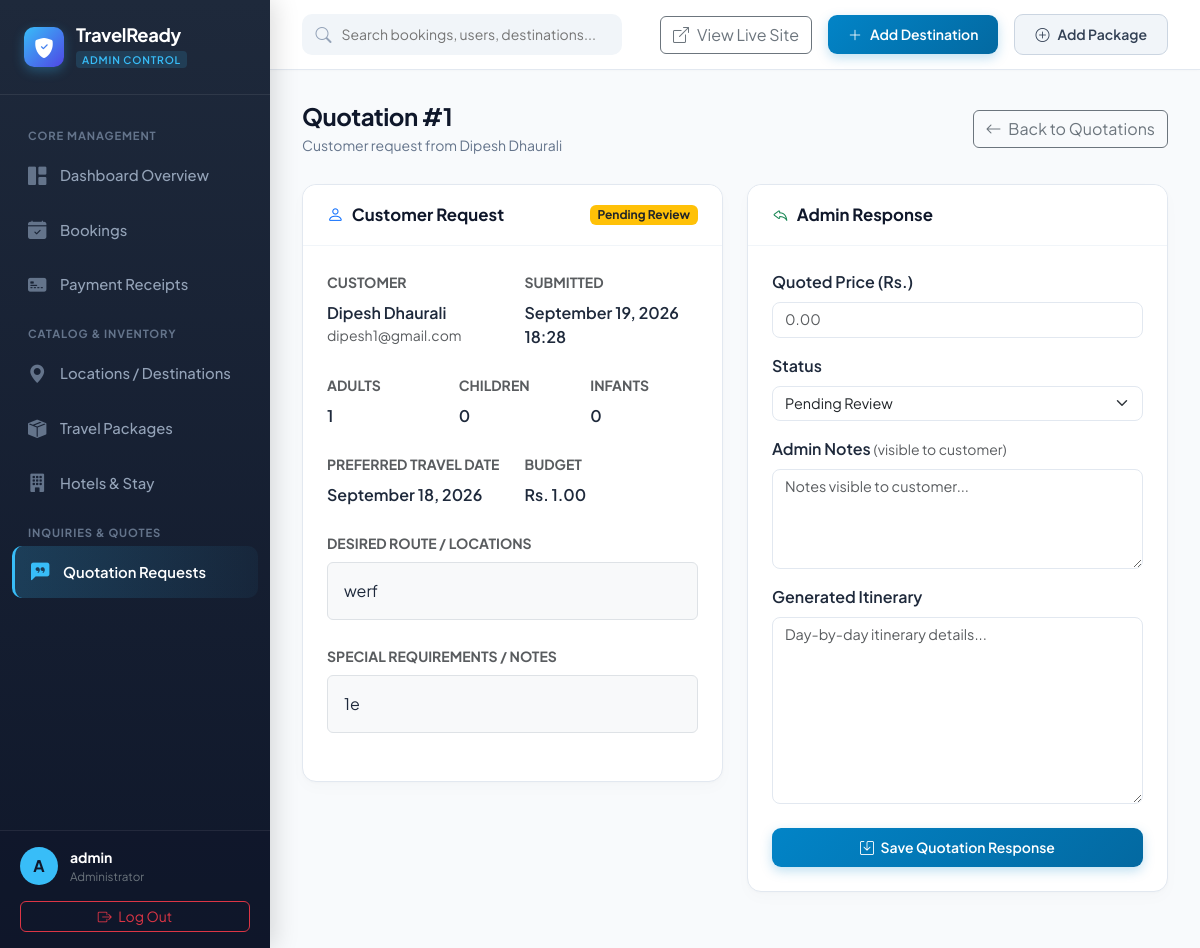
The page /dashboard/admin/quotations/1/ (signed in) on the database its author committed.
### apps/custom_trips/models.py (models this page shows, shortened)
class CustomQuotationRequest(models.Model):
    STATUS = [
        ('PENDING', 'Pending Review'),
        ('QUOTED', 'Quoted'),
        ('ACCEPTED', 'Accepted by User'),
        ('REJECTED', 'Rejected'),
    ]
    user = models.ForeignKey(
        User,
        on_delete=models.CASCADE,
        related_name='quotation_requests',
    )
    desired_route = models.TextField(
        help_text='Describe your desired route/locations',
    )
    adults = models.IntegerField(default=1)
    children = models.IntegerField(default=0)
    infants = models.IntegerField(default=0)
    budget = models.DecimalField(
        max_digits=12,
        decimal_places=2,
        blank=True,
        null=True,
    )
    travel_date = models.DateField(blank=True, null=True)
    notes = models.TextField(
        blank=True,
        help_text='Special requirements, dietary needs, etc.',
    )
    admin_quoted_price = models.DecimalField(
        max_digits=12,
        decimal_places=2,
        blank=True,
        null=True,
    )
    admin_notes = models.TextField(blank=True)
    generated_itinerary = models.TextField(
        blank=True,
        help_text='Admin generated day-by-day itinerary',
    )
    status = models.CharField(
        max_length=15,
        choices=STATUS,
        default='PENDING',
    )
    created_at = models.DateTimeField(auto_now_add=True)
    updated_at = models.DateTimeField(auto_now=True)

### apps/accounts/views.py (the view, shortened to what this page needs)
@login_required
def admin_quotation_detail(request, pk):
    if not (request.user.is_staff or request.user.is_superuser):
        messages.error(request, 'You do not have permission to access this page.')
        return redirect('dashboard:dashboard')
    quotation = get_object_or_404(CustomQuotationRequest, pk=pk)
    context = {'quotation': quotation}
    return render(request, 'dashboard/admin/quotations/detail.html', context)

### templates/dashboard/admin/quotations/detail.html (shortened to what this page needs)
{% extends 'dashboard/base_admin.html' %}
{% load static %}
{% block content %}
<div class="page-header">
    <div>
        <h1 class="page-title">Quotation #{{ quotation.id }}</h1>
        <div class="page-subtitle">Customer request from {{ quotation.user.get_full_name|default:quotation.user.username }}</div>
    </div>
    <a href="{% url 'dashboard:admin_quotations' %}" class="btn btn-outline-secondary">
        <i class="bi bi-arrow-left me-1"></i> Back to Quotations
    </a>
</div>
<div class="row g-4">
    <div class="col-lg-6">
        <div class="admin-card">
            <div class="admin-card-header">
                <h5 class="admin-card-title"><i class="bi bi-person me-2 text-primary"></i>Customer Request</h5>
                {% if quotation.status == 'PENDING' %}
                    <span class="badge bg-warning text-dark">Pending Review</span>
                {% elif quotation.status == 'QUOTED' %}
                    <span class="badge bg-info">Quoted</span>
                {% elif quotation.status == 'ACCEPTED' %}
                    <span class="badge bg-success">Accepted</span>
                {% else %}
                    <span class="badge bg-danger">Rejected</span>
                {% endif %}
            </div>
            <div class="p-4">
                <div class="row g-4 mb-4">
                    <div class="col-md-6">
                        <label class="form-label text-muted small text-uppercase fw-bold">Customer</label>
                        <div class="fw-semibold">{{ quotation.user.get_full_name|default:quotation.user.username }}</div>
                        <div class="text-muted small">{{ quotation.user.email }}</div>
                    </div>
                    <div class="col-md-6">
                        <label class="form-label text-muted small text-uppercase fw-bold">Submitted</label>
                        <div class="fw-semibold">{{ quotation.created_at|date:"F d, Y H:i" }}</div>
                    </div>
                    <div class="col-md-4">
                        <label class="form-label text-muted small text-uppercase fw-bold">Adults</label>
                        <div class="fw-semibold">{{ quotation.adults }}</div>
                    </div>
                    <div class="col-md-4">
                        <label class="form-label text-muted small text-uppercase fw-bold">Children</label>
                        <div class="fw-semibold">{{ quotation.children }}</div>
                    </div>
                    <div class="col-md-4">
                        <label class="form-label text-muted small text-uppercase fw-bold">Infants</label>
                        <div class="fw-semibold">{{ quotation.infants }}</div>
                    </div>
                    <div class="col-md-6">
                        <label class="form-label text-muted small text-uppercase fw-bold">Preferred Travel Date</label>
                        <div class="fw-semibold">{{ quotation.travel_date|date:"F d, Y"|default:"Not specified" }}</div>
                    </div>
                    <div class="col-md-6">
                        <label class="form-label text-muted small text-uppercase fw-bold">Budget</label>
                        <div class="fw-semibold">
                            {% if quotation.budget %}Rs. {{ quotation.budget }}{% else %}Not specified{% endif %}
                        </div>
                    </div>
                    <div class="col-12">
                        <label class="form-label text-muted small text-uppercase fw-bold">Desired Route / Locations</label>
                        <div class="p-3 bg-light rounded border">{{ quotation.desired_route }}</div>
                    </div>
                    {% if quotation.notes %}
                    <div class="col-12">
                        <label class="form-label text-muted small text-uppercase fw-bold">Special Requirements / Notes</label>
                        <div class="p-3 bg-light rounded border">{{ quotation.notes }}</div>
                    </div>
                    {% endif %}
                </div>
            </div>
        </div>
    </div>
    <div class="col-lg-6">
        <div class="admin-card">
            <div class="admin-card-header">
                <h5 class="admin-card-title"><i class="bi bi-reply me-2 text-success"></i>Admin Response</h5>
            </div>
            <div class="p-4">
                <form method="post">
                    <div class="mb-3">
                        <label for="admin_quoted_price" class="form-label fw-semibold">Quoted Price (Rs.)</label>
                        <input type="number" step="0.01" class="form-control" id="admin_quoted_price" name="admin_quoted_price" value="{{ quotation.admin_quoted_price|default:'' }}" placeholder="0.00">
                    </div>
                    <div class="mb-3">
                        <label for="status" class="form-label fw-semibold">Status</label>
                        <select class="form-select" id="status" name="status">
                            <option value="PENDING" {% if quotation.status == 'PENDING' %}selected{% endif %}>Pending Review</option>
                        </select>
                    </div>
                    <div class="mb-3">
                        <label for="admin_notes" class="form-label fw-semibold">Admin Notes <small class="text-muted fw-normal">(visible to customer)</small></label>
                        <textarea class="form-control" id="admin_notes" name="admin_notes" rows="4" placeholder="Notes visible to customer...">{{ quotation.admin_notes|default:'' }}</textarea>
                    </div>
                    <div class="mb-4">
                        <label for="generated_itinerary" class="form-label fw-semibold">Generated Itinerary</label>
                        <textarea class="form-control" id="generated_itinerary" name="generated_itinerary" rows="8" placeholder="Day-by-day itinerary details...">{{ quotation.generated_itinerary|default:'' }}</textarea>
                    </div>
                    <button type="submit" class="btn btn-admin-primary w-100">
                        <i class="bi bi-save me-1"></i> Save Quotation Response
                    </button>
                </form>
            </div>
        </div>
    </div>
</div>
{% endblock %}

### templates/dashboard/base_admin.html (shortened to what this page needs)
<!DOCTYPE html>
<html lang="en">
<head>
    <link href="https://cdn.jsdelivr.net/npm/bootstrap@5.3.2/dist/css/bootstrap.min.css" rel="stylesheet">
    <link rel="stylesheet" href="https://cdn.jsdelivr.net/npm/bootstrap-icons@1.11.2/font/bootstrap-icons.min.css">
</head>
<body>
    <aside class="admin-sidebar" id="adminSidebar">
        <div class="sidebar-brand">
            <div class="brand-icon">
                <i class="bi bi-shield-fill-check"></i>
            </div>
            <div>
                <div class="brand-text">TravelReady</div>
                <span class="brand-badge">ADMIN CONTROL</span>
            </div>
        </div>
        <nav class="sidebar-nav">
            <div class="nav-section-title">Core Management</div>
            <a href="{% url 'dashboard:admin_dashboard' %}" class="admin-nav-item {% if request.resolver_match.url_name == 'admin_dashboard' %}active{% endif %}">
                <i class="bi bi-grid-1x2-fill"></i>
                <span>Dashboard Overview</span>
            </a>
            <a href="{% url 'dashboard:admin_bookings' %}" class="admin-nav-item {% if '/admin/bookings' in request.path %}active{% endif %}">
                <i class="bi bi-calendar-check-fill"></i>
                <span>Bookings</span>
            </a>
            <a href="{% url 'dashboard:admin_payments' %}" class="admin-nav-item {% if '/admin/payments' in request.path %}active{% endif %}">
                <i class="bi bi-credit-card-2-front-fill"></i>
                <span>Payment Receipts</span>
            </a>
            <div class="nav-section-title">Catalog & Inventory</div>
            <a href="{% url 'dashboard:admin_destinations' %}" class="admin-nav-item {% if '/admin/destinations' in request.path %}active{% endif %}">
                <i class="bi bi-geo-alt-fill"></i>
                <span>Locations / Destinations</span>
            </a>
            <a href="{% url 'dashboard:admin_packages' %}" class="admin-nav-item {% if '/admin/packages' in request.path %}active{% endif %}">
                <i class="bi bi-box-seam-fill"></i>
                <span>Travel Packages</span>
            </a>
            <a href="{% url 'dashboard:admin_hotels' %}" class="admin-nav-item {% if '/admin/hotels' in request.path %}active{% endif %}">
                <i class="bi bi-building-fill"></i>
                <span>Hotels & Stay</span>
            </a>
            <div class="nav-section-title">Inquiries & Quotes</div>
            <a href="{% url 'dashboard:admin_quotations' %}" class="admin-nav-item {% if '/admin/quotations' in request.path %}active{% endif %}">
                <i class="bi bi-chat-left-quote-fill"></i>
                <span>Quotation Requests</span>
            </a>
        </nav>
        <div class="sidebar-footer">
            <div class="admin-user-profile mb-2">
                <div class="admin-avatar">
                    {{ user.username|slice:":1"|upper }}
                </div>
                <div class="overflow-hidden">
                    <div class="text-white fw-bold text-truncate" style="font-size: 0.875rem;">{{ user.get_full_name|default:user.username }}</div>
                    <div class="text-secondary small" style="font-size: 0.725rem;">Administrator</div>
                </div>
            </div>
            <a href="{% url 'accounts:logout' %}" class="btn btn-outline-danger btn-sm w-100 mt-2 rounded-2">
                <i class="bi bi-box-arrow-right me-1"></i> Log Out
            </a>
        </div>
    </aside>
    <div class="admin-wrapper">
        <header class="admin-topbar">
            <div class="d-flex align-items-center gap-3">
                <div class="topbar-search d-none d-md-block">
                    <i class="bi bi-search"></i>
                    <input type="text" placeholder="Search bookings, users, destinations...">
                </div>
            </div>
            <div class="topbar-actions">
                <a href="{% url 'destinations_home:home' %}" target="_blank" class="btn btn-outline-secondary d-none d-sm-inline-flex align-items-center gap-2">
                    <i class="bi bi-box-arrow-up-right"></i>
                    <span>View Live Site</span>
                </a>
                <a href="{% url 'dashboard:admin_destination_create' %}" class="btn btn-admin-primary d-none d-sm-inline-flex align-items-center gap-2">
                    <i class="bi bi-plus-lg"></i>
                    <span>Add Destination</span>
                </a>
                <a href="{% url 'dashboard:admin_package_create' %}" class="btn btn-admin-secondary d-none d-sm-inline-flex align-items-center gap-2">
                    <i class="bi bi-plus-circle"></i>
                    <span>Add Package</span>
                </a>
            </div>
        </header>
        <main class="admin-content-body">
            {% block content %}{% endblock %}
        </main>
    </div>
</body>
</html>

### rows shown on the page
CustomQuotationRequest: id "1", user.get_full_name "Dipesh Dhaurali", user.email "dipesh1@gmail.com", created_at "September 19, 2026 18:28", adults "1", children "0", infants "0", travel_date "September 18, 2026", budget "1.00", desired_route "werf", notes "1e", status "Pending Review"

### other values the page prints
{{ user.username|slice:":1"|upper }} "A"
{{ user.get_full_name|default:user.username }} "admin"
